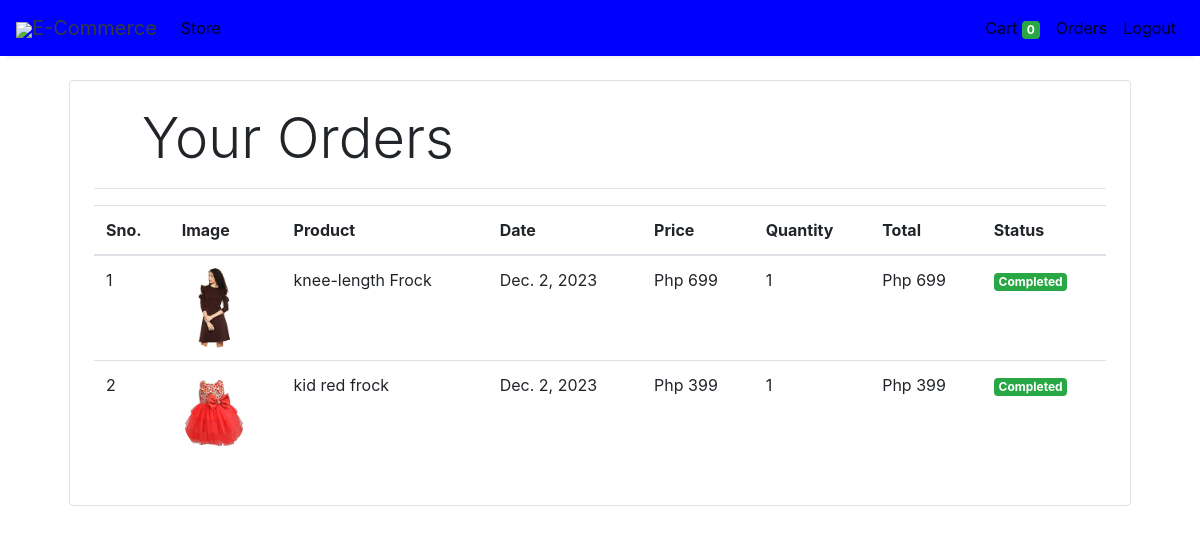
The app's page /orders (signed in) with its own data.
### store/models/orders.py (models this page shows, shortened)
class Order(models.Model):
    product = models.ForeignKey(Products,
                                on_delete=models.CASCADE)
    customer = models.ForeignKey(Customer,
                                 on_delete=models.CASCADE)
    quantity = models.IntegerField(default=1)
    price = models.IntegerField()
    address = models.CharField (max_length=50, default='', blank=True)
    phone = models.CharField (max_length=50, default='', blank=True)
    date = models.DateField (default=datetime.datetime.today)
    status = models.BooleanField (default=False)
    @staticmethod
    def get_orders_by_customer(customer_id):
        return Order.objects.filter(customer=customer_id).order_by('-date')

### store/models/product.py (models this page shows, shortened)
class Products(models.Model):
    name = models.CharField(max_length=60)
    price= models.IntegerField(default=0)
    category= models.ForeignKey(Category,on_delete=models.CASCADE,default=1 )
    description= models.CharField(max_length=250, default='', blank=True, null= True)
    image= models.ImageField(upload_to='uploads/products/')

### store/middlewares/auth.py (the view)
    def middleware(request):
        print(request.session.get('customer'))
        returnUrl = request.META['PATH_INFO']
        print(request.META['PATH_INFO'])
        if not request.session.get('customer'):
           return redirect(f'login?return_url={returnUrl}')
        response = get_response(request)
        return response

### store/templatetags/custom_filter.py (called while the page is built)
@register.filter(name='currency')
def currency(number):
    return "Php "+str(number)

@register.filter(name='multiply')
def multiply(number , number1):
    return number * number1

### store/views/orders.py (called while the page is built)
    def get(self , request ):
        customer = request.session.get('customer')
        orders = Order.get_orders_by_customer(customer)
        print(orders)
        return render(request , 'orders.html'  , {'orders' : orders})

### store/templates/orders.html
{% extends 'base.html' %}
{% block content %}
{% load cart %}
{% load custom_filter %}
<div class="container">
   <div class="border rounded p-4 m-4">
        <p class="display-4 pl-4 ml-4">Your Orders</p>
        <hr>
        <table class="table">
            <thead>
                <tr>
                    <th>Sno.</th>
                    <th>Image</th>
                    <th>Product</th>
                    <th>Date</th>
                    <th>Price</th>
                    <th>Quantity</th>
                    <th>Total</th>
                    <th>Status</th>
                </tr>
            </thead>
            <tbody>
                {% for order in orders %}
                <tr>
                    <td>{{forloop.counter}}</td>
                    <td><img style="height: 80px;" class="rounded-circle" src="{{order.product.image.url}}" alt=""></td>
                    <td>{{order.product.name}}</td>
                    <td>{{order.date}}</td>
                    <td>{{order.price|currency}}</td>
                    <td>{{order.quantity}}</td>
                    <td>{{order.quantity|multiply:order.price|currency}}</td>
                    {% if order.status %}
                    <td><small class="badge badge-success">Completed</small></td>
                    {%else%}
                    <td><small class="badge badge-warning">Pending</small></td>
                    {% endif %}
                </tr>
                {% endfor %}
            </tbody>
        </table>
   </div>
</div>
{% endblock %}

### store/templates/base.html (shortened to what this page needs)
<!doctype html>
<html lang="en">
<head>
  <link rel="stylesheet" href="https://maxcdn.bootstrapcdn.com/bootstrap/4.0.0/css/bootstrap.min.css"
>
</head>
<body>
<nav class="one-edge-shadow
  navbar navbar-light
  sticky-top navbar
  navbar-expand-lg
  text-white">
    <a class="navbar-brand ms-3 text-dark " href="/">
    <link rel="stylesheet" href="https://use.fontawesome.com/releases/v5.7.0/css/all.css">
    <img src="https://www.freepnglogos.com/uploads/shopping-cart-png/shopping-cart-svg-png-icon-download-28.png" style="width:50px;height:50px,color:text-light;">E-Commerce</a>
    <div class="collapse navbar-collapse" id="navbarSupportedContent">
      <ul class="navbar-nav mr-auto">
        <li class="nav-item active">
          <a class="nav-link" href="/store">Store <span class="sr-only">(current)</span></a>
        </li>
          </ul>
      <ul class=" navbar-nav my-2 my-lg-0">
        <li class="nav-item active">
          <a class="nav-link" href="/cart">Cart
            <span class="badge badge-success">{{request.session.cart.keys|length}}</span>
            <span class="sr-only">(current)</span></a>
        </li>
        {% if request.session.customer %}
        <li class="nav-item active ">
          <a class="nav-link" href="/orders">Orders<span class="sr-only">(current)</span></a>
        </li>
        <li class="nav-item active ">
          <a class="nav-link" href="/logout">Logout<span class="sr-only">(current)</span></a>
        </li>
        {% endif %}
      </ul>
    </div>
  </nav>
  {% block content %}{% endblock %}
</body>
</html>

### store/templates/base.html (style rules this page uses)
nav { background-color: blue; }
.one-edge-shadow { box-shadow: 0 8px 2px -5px rgb(246, 245, 245); }

### records on screen
Order: product.image (picture), product.name "knee-length Frock", date "Dec. 2, 2023", price "Php 699", quantity "1", quantity|multiply "Php 699", status "Completed"
Order: product.image (picture), product.name "kid red frock", date "Dec. 2, 2023", price "Php 399", quantity "1", quantity|multiply "Php 399", status "Completed"

### other values on screen
{{ request.session.cart.keys|length }} "0"
